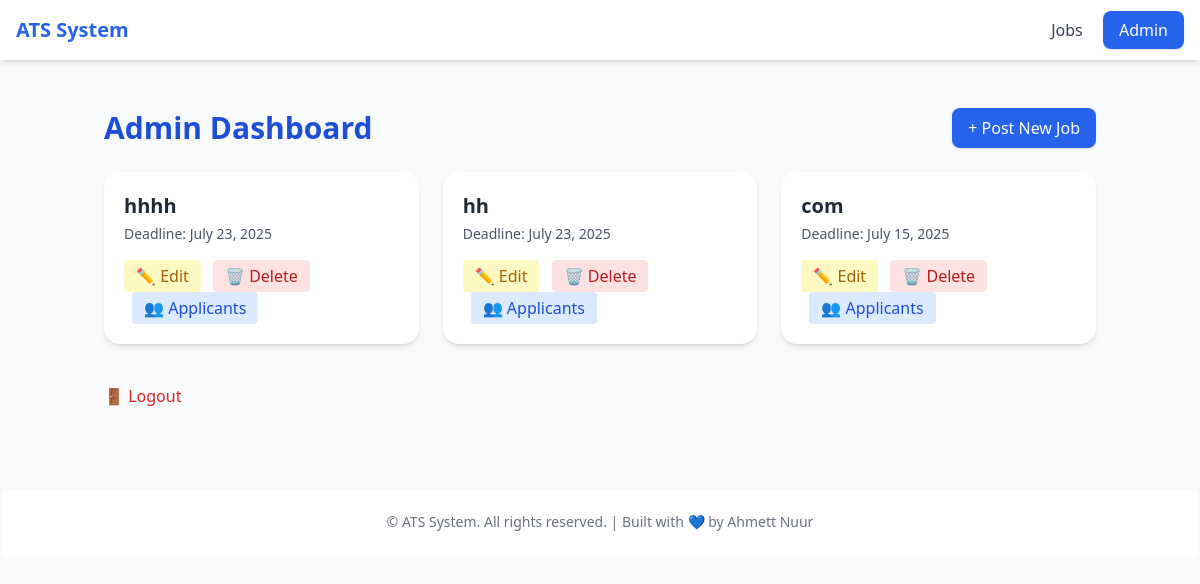
Page /dashboard/ (signed in) on the earlier database version.
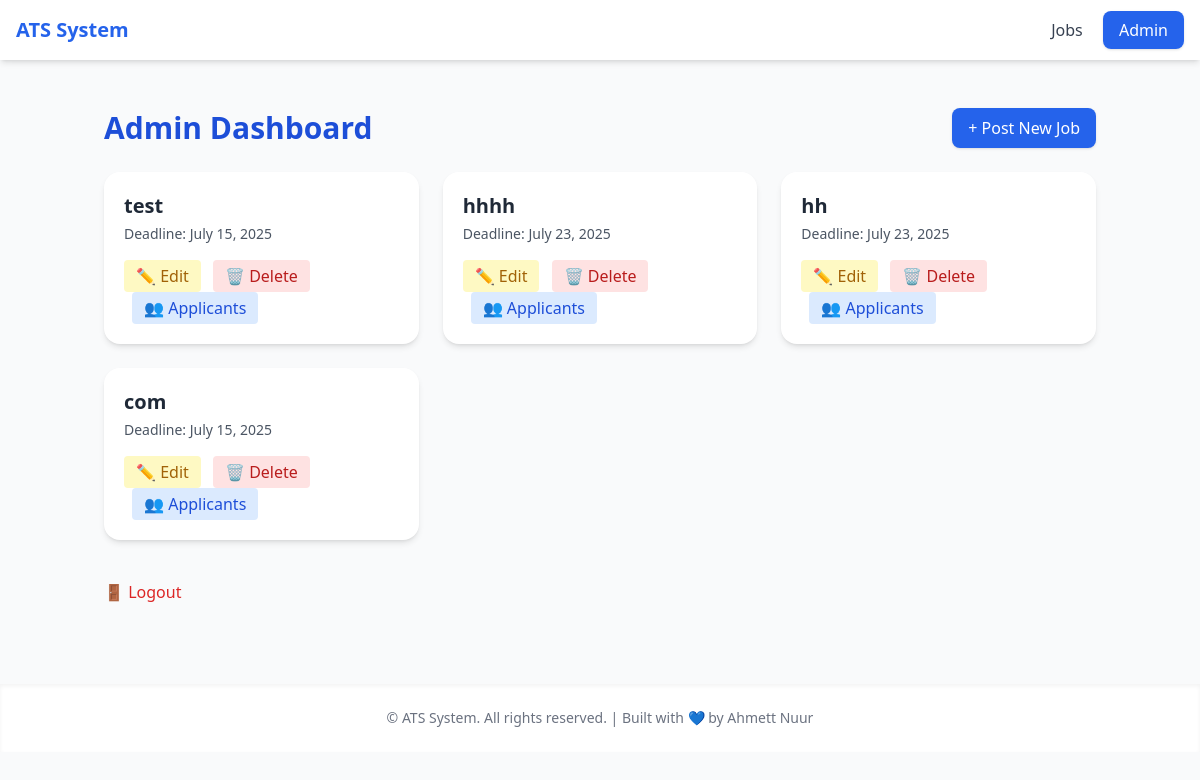
Same page on the later database version.
### ats_app/models.py (models this page shows, shortened)
class Job(models.Model):
    title = models.CharField(max_length=200)
    description = models.TextField()
    deadline = models.DateField()
    created_at = models.DateTimeField(auto_now_add=True)

### ats_app/views.py (the view)
# urls.py: path('dashboard/', views.dashboard, name='dashboard'),
def dashboard(request):
    if not request.session.get('admin_logged_in'):
        return redirect('admin_login')
    jobs = Job.objects.all().order_by('-created_at')
    job_count = jobs.count()
    applicant_count = Applicant.objects.count()
    chart_data = [{'title': job.title, 'count': job.applicant_set.count()} for job in jobs]
    return render(request, 'dashboard.html', {
        'jobs': jobs,
        'job_count': job_count,
        'applicant_count': applicant_count,
        'chart_data': chart_data
    })

### ats_app/templates/dashboard.html (shortened to what this page needs)
{% extends 'base.html' %}
{% block content %}
<div class="animate__animated animate__fadeIn">
  <div class="flex items-center justify-between mb-6">
    <h1 class="text-3xl font-bold text-blue-700">Admin Dashboard</h1>
    <a href="{% url 'create_job' %}" class="bg-blue-600 hover:bg-blue-700 text-white px-4 py-2 rounded-lg shadow transition duration-300">
      + Post New Job
    </a>
  </div>
  {% if jobs %}
    <div class="grid md:grid-cols-2 lg:grid-cols-3 gap-6">
      {% for job in jobs %}
        <div class="bg-white rounded-2xl shadow-md p-5 hover:shadow-xl transition duration-300 animate__animated animate__fadeInUp">
          <h2 class="text-xl font-semibold text-gray-800">{{ job.title }}</h2>
          <p class="text-gray-600 text-sm mt-1">Deadline: <span class="font-medium">{{ job.deadline }}</span></p>
          <div class="mt-4 space-x-2">
            <a href="{% url 'edit_job' job.id %}" class="inline-block bg-yellow-100 text-yellow-700 px-3 py-1 rounded hover:bg-yellow-200 transition">✏️ Edit</a>
            <a href="{% url 'delete_job' job.id %}" class="inline-block bg-red-100 text-red-700 px-3 py-1 rounded hover:bg-red-200 transition">🗑 Delete</a>
            <a href="{% url 'applicant_list' job.id %}" class="inline-block bg-blue-100 text-blue-700 px-3 py-1 rounded hover:bg-blue-200 transition">👥 Applicants</a>
          </div>
        </div>
      {% endfor %}
    </div>
  {% else %}
    <p class="text-gray-600">No jobs posted yet.</p>
  {% endif %}
  <div class="mt-10">
    <a href="{% url 'logout' %}" class="inline-block text-red-600 hover:underline font-medium">🚪 Logout</a>
  </div>
</div>
{% endblock %}

Differences in the rows shown:
added Job: title "test", deadline "July 15, 2025"
